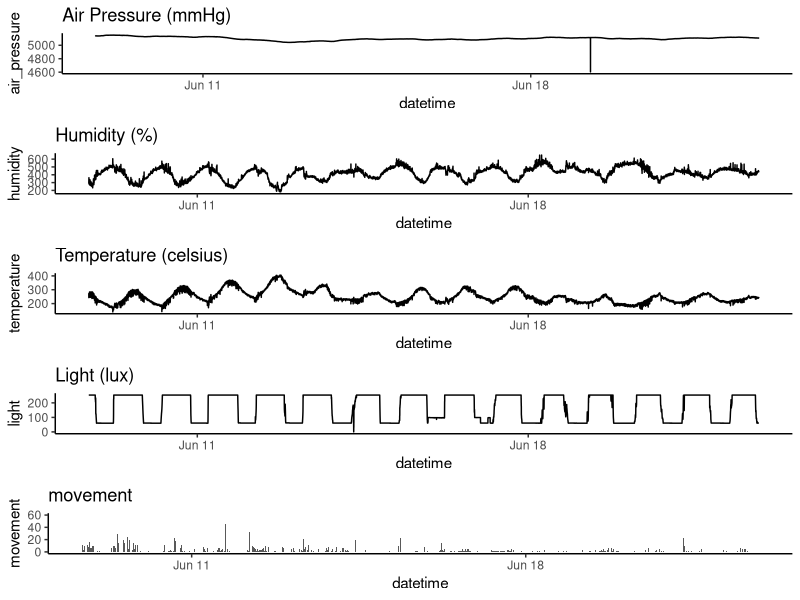

This figure's R source:
# ---- Set Working Directory ----
setwd("C:/Users/Natasha/projects/animal_data_science_shiny_app/")

# ---- Load libraries ----
library(lubridate)
library(tidyverse)
library(ggplot2)

# ---- Import Data ----
# Before importing I manually removed list the data was nested in, 
# and the "let data = " string before the nested list.

raw_data <- read.csv(file = "data.csv", header = FALSE)
head(raw_data)

# ---- Data Cleaning ----
# Data cleaning TO-DO.
# 1. Add column names
# 2. Remove last column
# 3. Remove brackets from first and 6th (now last) column.
# 4. Turn first column into datetime.
# 5. Check that 2nd thru 6th columns are numeric and coerce if not.

# Drop last column of nulls.
nb_data = subset(raw_data, select = -c(V7))
head(nb_data)

# Add column names.
names(nb_data) <- c("datetime",
                 "air_pressure",
                 "humidity",
                 "temperature",
                 "light",
                 "movement")
head(nb_data)

# Remove brackets in first and last columns.
nb_data$datetime <- gsub("\\[", "", nb_data$datetime)
head(nb_data)
nb_data$movement <- as.integer(gsub("\\]", "", nb_data$movement))
glimpse(nb_data)

# Change first column to datetime.
nb_data$datetime <- mdy_hm(nb_data$datetime,tz=Sys.timezone())
glimpse(nb_data)

# ---- Graph Data ----
ap_plot <- ggplot(nb_data, aes(x = datetime, y = air_pressure)) +
  geom_line() +
  ggtitle("Air Pressure (mmHg)") +
  theme_classic()
  
h_plot <- ggplot(nb_data, aes(x = datetime, y = humidity)) +
  geom_line() +
  ggtitle("Humidity (%)") +
  theme_classic()
  
t_plot <- ggplot(nb_data, aes(x = datetime, y = temperature)) +
  geom_line() +
  ggtitle("Temperature (celsius)") +
  theme_classic()

l_plot <- ggplot(nb_data, aes(x = datetime, y = light)) +
  geom_line() +
  ggtitle("Light (lux)") +
  theme_classic()

m_plot <- ggplot(nb_data, aes(x = datetime, y = movement)) +
  geom_bar(stat = "identity") +
  ggtitle("movement") +
  theme_classic()

# Multiple plot function
#
# ggplot objects can be passed in ..., or to plotlist (as a list of ggplot objects)
# - cols:   Number of columns in layout
# - layout: A matrix specifying the layout. If present, 'cols' is ignored.
#
# If the layout is something like matrix(c(1,2,3,3), nrow=2, byrow=TRUE),
# then plot 1 will go in the upper left, 2 will go in the upper right, and
# 3 will go all the way across the bottom.
#
multiplot <- function(..., plotlist=NULL, file, cols=1, layout=NULL) {
  library(grid)
  
  # Make a list from the ... arguments and plotlist
  plots <- c(list(...), plotlist)
  
  numPlots = length(plots)
  
  # If layout is NULL, then use 'cols' to determine layout
  if (is.null(layout)) {
    # Make the panel
    # ncol: Number of columns of plots
    # nrow: Number of rows needed, calculated from # of cols
    layout <- matrix(seq(1, cols * ceiling(numPlots/cols)),
                     ncol = cols, nrow = ceiling(numPlots/cols))
  }
  
  if (numPlots==1) {
    print(plots[[1]])
    
  } else {
    # Set up the page
    grid.newpage()
    pushViewport(viewport(layout = grid.layout(nrow(layout), ncol(layout))))
    
    # Make each plot, in the correct location
    for (i in 1:numPlots) {
      # Get the i,j matrix positions of the regions that contain this subplot
      matchidx <- as.data.frame(which(layout == i, arr.ind = TRUE))
      
      print(plots[[i]], vp = viewport(layout.pos.row = matchidx$row,
                                      layout.pos.col = matchidx$col))
    }
  }
}

mv_plot <- multiplot(ap_plot, h_plot, t_plot, l_plot, m_plot, cols=1)
